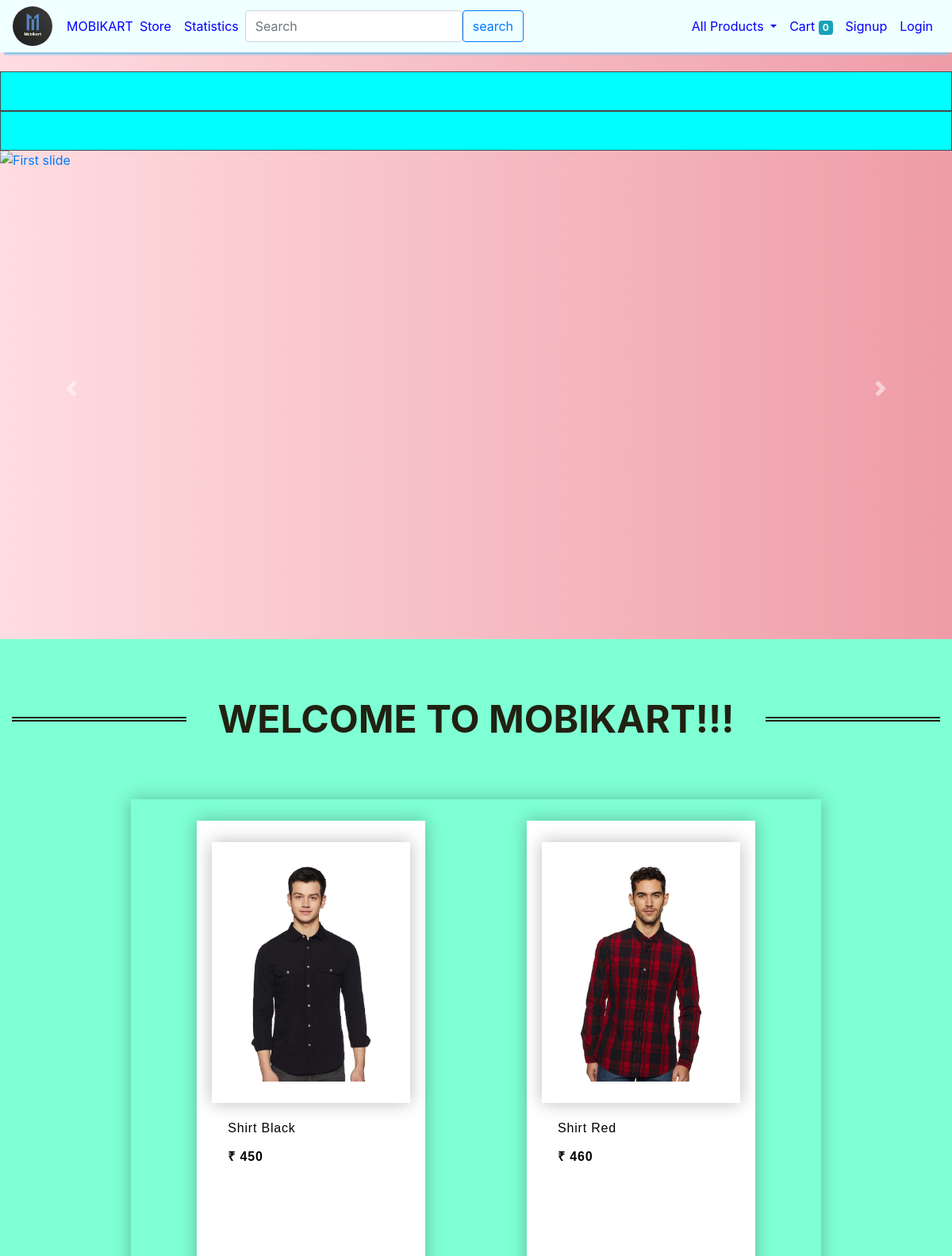
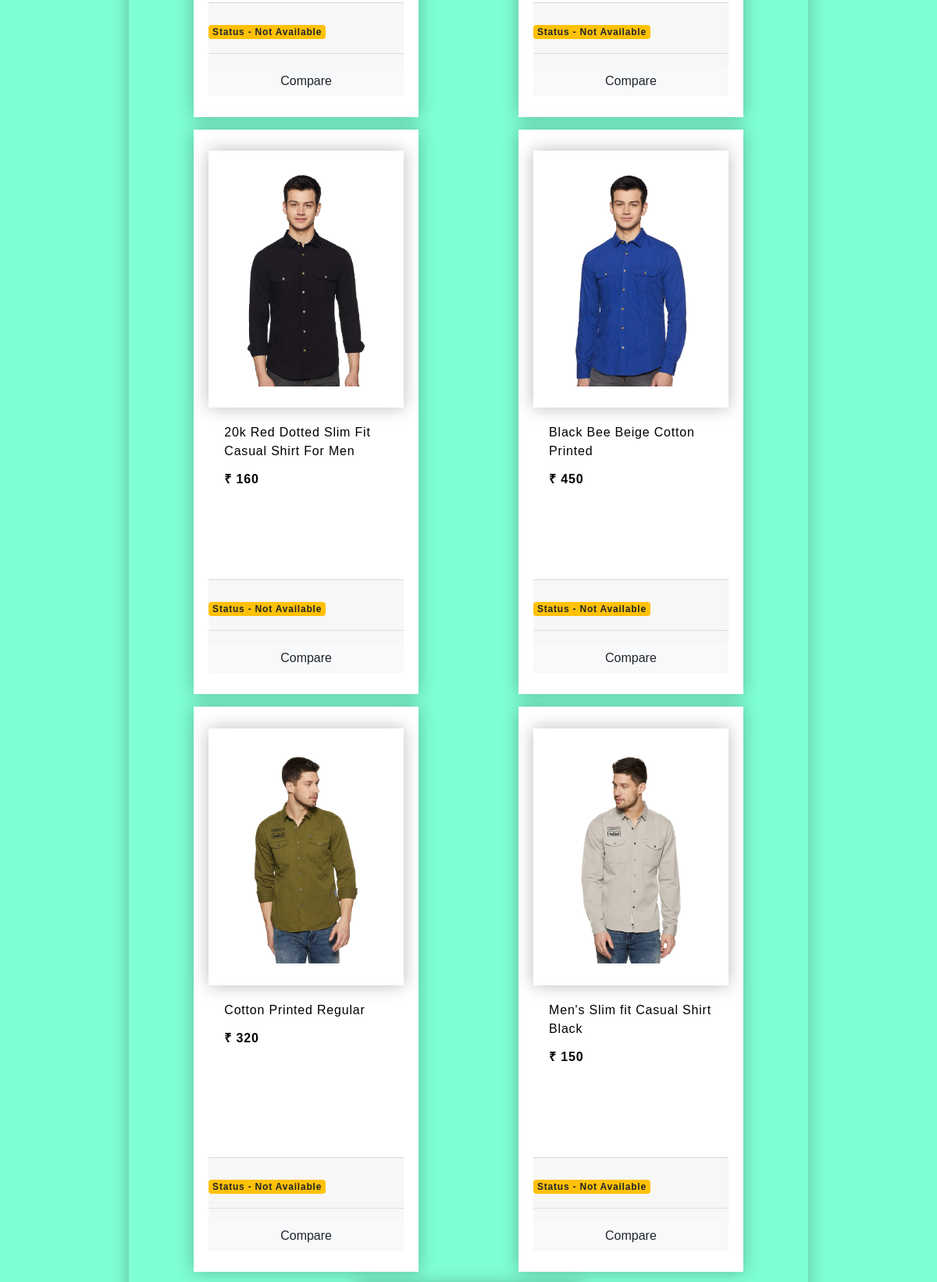
/store?category=1 (upper part), run on the app's committed database (2 pictures, top to bottom).
### store/models/product.py (models this page shows, shortened)
class Product(models.Model):
    name = models.CharField(max_length=50)
    price = models.IntegerField(default=0)
    category = models.ForeignKey(Category, on_delete=models.CASCADE, default=1)
    description = models.CharField(max_length=200, default='' , null=True , blank=True)
    image = models.ImageField(upload_to='uploads/products/')
    status1 = models.BooleanField(default=False)
    @staticmethod
    def get_all_products_by_categoryid(category_id):
        if category_id:
            return Product.objects.filter(category = category_id)
        else:
            return Product.get_all_products();

### store/views/home.py (the view)
# urls.py: path('' , include('store.urls'))
def store(request):
    cart = request.session.get('cart')
    if not cart:
        request.session['cart'] = {}
    products = None
    categories = Category.get_all_categories()
    categoryID = request.GET.get('category')
    if categoryID:
        products = Product.get_all_products_by_categoryid(categoryID)
    else:
        products = Product.get_all_products();
    data = {}
    data['products'] = products
    data['categories'] = categories
    print('you are : ', request.session.get('email'))
    return render(request, 'index.html', data)

### store/models/category.py (called while the page is built)
    @staticmethod
    def get_all_categories():
        return Category.objects.all()

### store/templatetags/cart.py (called while the page is built)
@register.filter(name='is_in_cart')
def is_in_cart(product  , cart):
    keys = cart.keys()
    for id in keys:
        if int(id) == product.id:
            return True
    return False;

### store/templatetags/custom_filter.py (called while the page is built)
@register.filter(name='currency')
def currency(number):
    return "₹ "+str(number)

### store/templates/index.html (shortened to what this page needs)
{% extends 'base.html' %}
{% block content %}
{% load cart %}
{% load custom_filter %}
<div class="marquee">
    </div>
<div class="marquee">
    </div>
<div id="carouselExampleControls" class="carousel slide" data-ride="carousel">
  <div class="carousel-inner">
    <div class="carousel-item active">
        <a href="/store?category=5"> <img class="d-block w-100" src="./static/h4.jpg" border="0" alt="First slide" width="600" height="600"></a>
    </div>
  </div>
  <a class="carousel-control-prev" href="#carouselExampleControls" role="button" data-slide="prev">
    <span class="carousel-control-prev-icon" aria-hidden="true"></span>
  </a>
  <a class="carousel-control-next" href="#carouselExampleControls" role="button" data-slide="next">
    <span class="carousel-control-next-icon" aria-hidden="true"></span>
  </a>
</div>
<div class="container-fluid mt-3" style="background-color:#7FFFD4">
    <br>
<br>
<br>
<h1>WELCOME TO MOBIKART!!!</h1>
<br>
<br>
<br>
	<div class="row">
		<div id='products' class="col-lg-9 mx-auto">
			<div class="row mx-auto table">
				{% for product in products %}
				<div class="card mx-auto mb-3 table" id={{product.id}} style="width: 18rem;">
					<img class="card-img-top table" src="{{product.image.url}}" alt="Card image cap">
					<div class="card-body">
						<p class="card-title">{{product.name}}</p>
						<p class="card-text"><b>{{product.price|currency}}</b></p>
					</div>
                    <br>
                    <br>
                    <br>
                <br>
					<div class="card-footer p-0 no-gutters">
						{% if product|is_in_cart:request.session.cart %}
						<div class="row no-gutters">
							<form action="/#{{product.id}}" class="col-2 " method="post">
								{% csrf_token %}
								<input hidden type="text" name='product' value='{{product.id}}'>
								<input hidden type="text" name='remove' value='True'>
								<input type="submit" value=" - " class="btn btn-block btn-light border-right">
							</form>
							<div class="text-center col">{{product|cart_quantity:request.session.cart}} in Cart</div>
							<form action="/#{{product.id}}" class="col-2 " method="post">
								{% csrf_token %}
								<input hidden type="text" name='product' value='{{product.id}}'>
								<input type="submit" value=" + " class="btn btn-block btn-light border-left">
							</form>
						</div>
						{% else %}
						<form action="/#{{product.id}}" method="POST" class="btn-block">
                            {% if product.status1 %}
                            &nbsp;&nbsp;&nbsp;&nbsp;&nbsp;&nbsp;&nbsp;&nbsp;&nbsp;&nbsp;&nbsp;&nbsp;&nbsp;&nbsp;&nbsp;&nbsp;&nbsp;&nbsp;&nbsp;&nbsp;&nbsp;&nbsp;&nbsp;<td><small class="badge badge-success">Status  -  Available</small></td>
                            {% else %}
                            <td><small class="badge badge-warning">Status  -  Not Available</small></td>
                            {% endif %}
                            <hr>
                        </form>
						{% endif %}
                        <form action="/compare" method="POST">
                            <input type="submit" class="float-right btn btn-light  form-control"
								value="Compare">
                        </form>
					</div>
				</div>
				{% endfor %}
			</div>
		</div>
	</div>
        </div>
{% endblock %}

### store/templates/base.html (style rules this page uses)
body { background: #ee9ca7; background: -webkit-linear-gradient(to right, #ffdde1, #ee9ca7); background: linear-gradient(to right, #ffdde1, #ee9ca7); }

### store/templates/index.html (style rules this page uses)
h1 { font-size: 48px; line-height: 1.2; font-weight: 700; color: #212112; text-align: center; }
h1 { display: grid; grid-template-columns: minmax(50px, 1fr) auto minmax(50px, 1fr); align-items: center; text-align: center; gap: 40px; }
h1::before, h1::after { content: ''; border-top: 6px double; }
body, h1 { margin: 0; }
.marquee { height: 50px; overflow: hidden; position: relative; background: #00FFFF; color: #333; border: 1px solid #4a4a4a; }

### data on the page
Product: {{ product.id }} 1 (drawn), image (picture), name "Shirt Black", price "₹ 450", status1 "Status - Not Available"
Product: image (picture), name "Shirt Red", price "₹ 460", status1 "Status - Not Available"
Product: image (picture), name "20k Red Dotted Slim Fit Casual Shirt For Men", price "₹ 160", status1 "Status - Not Available"
Product: image (picture), name "Black Bee Beige Cotton Printed", price "₹ 450", status1 "Status - Not Available"
Product: image (picture), name "Cotton Printed Regular", price "₹ 320", status1 "Status - Not Available"
Product: image (picture), name "Men's Slim fit Casual Shirt Black", price "₹ 150", status1 "Status - Not Available"

### other printed values
{{ request.session.cart.keys|length }} "0"
